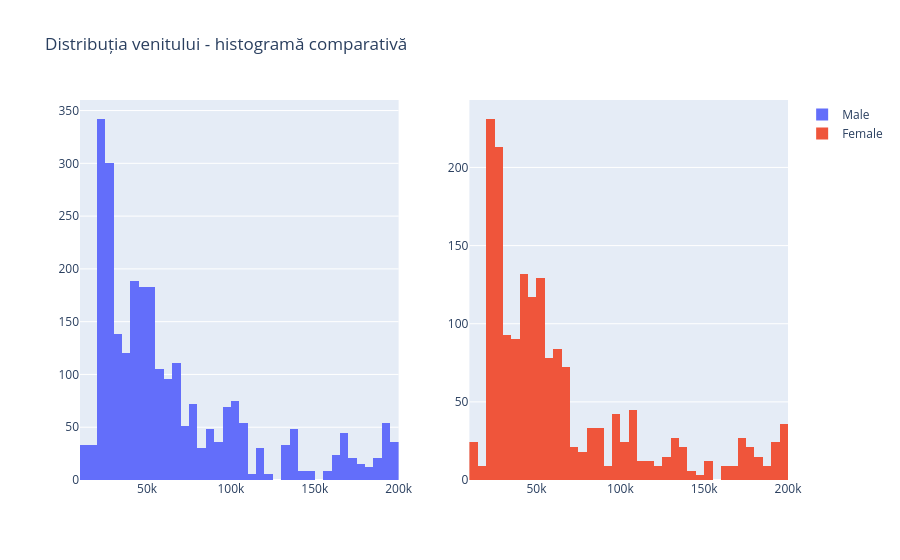

The notebook cell this image was saved under:
### Markdown cell above
Grafice alăturate cu plotly

### Code cell
from plotly.subplots import make_subplots
import plotly.graph_objects as go

# definim o matrice de imagini - numărul de linii și coloane decide așezarea în pagină
fig = make_subplots(rows=1, cols=2)

# imaginea din celula (1,1) - poate fi orice grafic, aici e una dintre histograme
fig.add_trace(go.Histogram(x=x0, name ='Male'),
              row=1, col=1)

# imaginea din celula (1,2)
fig.add_trace(go.Histogram(x=x1, name = 'Female'),
              row=1, col=2)

# adăugăm un titlu
fig.update_layout(    title = 'Distribuția venitului - histogramă comparativă')
fig.show()

### Figure 1 — Plotly figure (JSON) as saved in the notebook; plotly's stock layout.template omitted (floating-point values rounded to 4 significant figures; data arrays with more than 128 entries replaced by an {"elided": "..."} marker saying what was removed)
{"data": [{"name": "Male", "type": "histogram", "x": {"elided": "2646 int values"}, "xaxis": "x", "yaxis": "y"}, {"name": "Female", "type": "histogram", "x": {"elided": "1764 int values"}, "xaxis": "x2", "yaxis": "y2"}], "layout": {"title": {"text": "Distribuția venitului - histogramă comparativă"}, "xaxis": {"anchor": "y", "domain": [0, 0.45]}, "xaxis2": {"anchor": "y2", "domain": [0.55, 1]}, "yaxis": {"anchor": "x", "domain": [0, 1]}, "yaxis2": {"anchor": "x2", "domain": [0, 1]}}}
